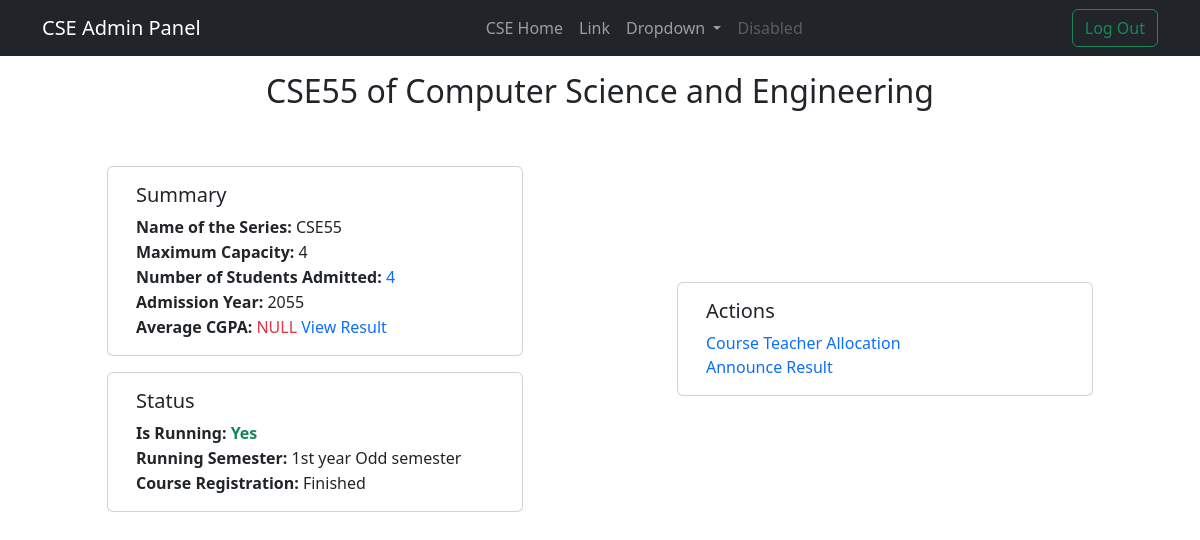
The app's page /dept/admin/CSE/4/control-panel/ (signed in), older data.
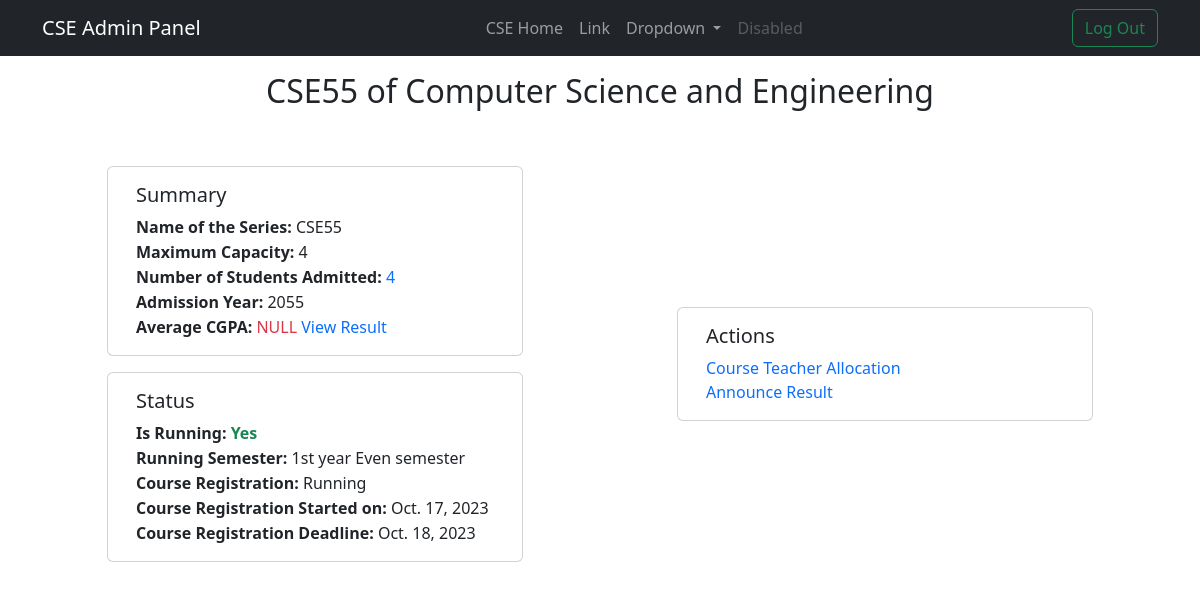
The same page, newer data.
### departments/models.py (models this page shows, shortened)
class Series(models.Model):
    id = models.AutoField(primary_key=True)
    name = models.CharField(max_length=10, unique=True)  # Ex - CSE99
    department = models.ForeignKey(
        Department, on_delete=models.CASCADE, related_name="series"
    )
    admit_year = models.IntegerField(unique=True)
    running_semester = models.OneToOneField(
        Semester, on_delete=models.CASCADE, related_name="running_series"
    )
    is_running = models.BooleanField(default=True)
    end_year = models.IntegerField(null=True, blank=True)
    maximum_students = models.IntegerField(null=True, blank=True)
    exam_status = models.CharField(max_length=10, choices=[
        ("NR", "Not Running"),
        ("R", "Running"),
        ("F", "Finished")
    ], default="NR")
    def get_absolute_url_course_allocation(self):
        return reverse(
            "dept:courseTeacherAllocation",
            kwargs={"deptId": self.department.dept_id, "serId": self.id},
        )
    def get_absolute_url_result(self):
        return reverse(
            "dept:result",
            kwargs={"deptId": self.department.dept_id, "serId": self.id},
        )

class Semester(models.Model):
    id = models.AutoField(primary_key=True)
    sem_no = models.IntegerField()
    year = models.CharField(max_length=4)
    year_sem = models.CharField(max_length=4)
    dept = models.ForeignKey(
        Department, on_delete=models.CASCADE, related_name="semesters"
    )
    class Meta:
        constraints = [
            models.UniqueConstraint(fields=["sem_no", "dept"], name="unique_semester")
        ]
    def __str__(self) -> str:
        return f"{self.year} year {self.year_sem} semester"

class courseRegistration(models.Model):
    id = models.AutoField(primary_key=True)
    status_choices = [
        ("pending", "Pending"),
        ("running", "Running"),
        ("finished", "Finished"),
    ]
    status = models.CharField(max_length=10, choices=status_choices, default="pending")
    start_date = models.DateField(null=True, blank=True)
    end_date = models.DateField(null=True, blank=True)
    series = models.OneToOneField(
        "Series", on_delete=models.CASCADE, related_name="courseReg"
    )
    fee = models.JSONField(null=True, blank=True)
    def check_deadline(self):
        from datetime import date
        today = date.today()
        if self.status == "running" and today > self.end_date:
            self.status = "finished"
            self.save()

### students/models.py (models this page shows, shortened)
class Student(Person):
    roll = models.CharField(unique=True, max_length=7)
    dept = models.ForeignKey(
        Department, on_delete=models.CASCADE, related_name="students"
    )
    section = models.ForeignKey(
        Section, on_delete=models.CASCADE, related_name="students"
    )
    series = models.ForeignKey(
        Series, on_delete=models.CASCADE, related_name="students"
    )
    cgpa = models.DecimalField(max_digits=3, decimal_places=2 ,null=True, blank=True)
    user = models.OneToOneField(
        User, on_delete=models.SET_NULL, null=True, blank=True, related_name="student"
    )
    class Meta:
        ordering = ['roll']

### departments/views.py (the view)
# urls.py: path('admin/<str:deptId>/<int:serId>/control-panel/', views.seriesControlPanel, name='seriesControlPanel'),
def seriesControlPanel(request, deptId, serId):
    try:
        dept = Department.objects.get(dept_id=deptId)
        series = dept.series.get(id=serId)
        if request.user == dept.user:
            if request.method == 'POST':
                print('Got a post request in seriesControlPanel')
                return seriesControl_post_request(request, dept, series)
            series.courseReg.check_deadline()
            return render(request, 'series/seriesControlPanel.html', {
                'dept': dept,
                'series': series,
                'today': datetime.date.today().strftime('%Y-%m-%d'),
                'isLogged': True,
            })
        else:
            messages.error(request, 'You are not authorized to access this page')
            return HttpResponseRedirect(reverse('Main:home'))
    except Department.DoesNotExist:
        return HttpResponseNotFound('<h1>Page not found</h1>')
    except Series.DoesNotExist:
        return HttpResponseNotFound('<h1>Page not found</h1>')

### departments/templates/series/seriesControlPanel.html (shortened to what the changed rows need)
{% extends 'departments/admin.html' %}
{%block content%}
<div class="container text-center">
    <h2 class="mt-3">{{series.name}} of {{dept.dept_name}}</h2>
    <div class="row justify-content-around align-items-center">
        <div class="col">
            <div class="row mt-5 justify-content-center  text-start">
                <div class="card" style="width: 26rem;">
                    <div class="card-body">
                        <h5 class="card-title">Summary</h5>
                        <p class="card-text"><b>Name of the Series: </b>{{series.name}}</p>
                        <p class="card-text"><b>Maximum Capacity: </b>{{series.maximum_students}}</p>
                        <p class="card-text"><b>Number of Students Admitted: </b><a
                                class="link-offset-2 link-offset-3-hover link-underline link-underline-opacity-0 link-underline-opacity-75-hover"
                                href="{% url 'dept:allStudents' dept.dept_id %}?series={{series.id}}"
                                title="View list of students">
                                {{series.students.all|length}}
                            </a></p>
                        <p class="card-text"><b>Admission Year: </b>{{series.admit_year}}</p>
                        <p class="card-text"><b>Average CGPA: </b><span class="text-danger">NULL </span>
                            <a class="link-offset-2 link-offset-3-hover link-underline link-underline-opacity-0 link-underline-opacity-75-hover"
                                href="#">
                            </a>
                        </p>
                    </div>
                </div>
            </div>
            <div class="row justify-content-center mt-3 text-start">
                <div class="card" style="width: 26rem;">
                    <div class="card-body">
                        <h5 class="card-title">Status</h5>
                        <p class="card-text"><b>Is Running:
                            </b></p>
                        {%if series.is_running%}
                        <p class="card-text"><b>Running Semester: </b>{{series.running_semester}}</p>
                        {%else%}
                        <p class="card-text"><b>Graduation Year: </b>{{series.end_year}}</p>
                        {%endif%}
                        <p class="card-text"><b>Course Registration: </b>{{series.courseReg.status|title}}</p>
                        {% if series.courseReg.status == 'running' %}
                        <p class="card-text"><b>Course Registration Started on: </b>{{series.courseReg.start_date}}</p>
                        <p class="card-text"><b>Course Registration Deadline: </b>{{series.courseReg.end_date}}</p>
                        {% endif %}
                    </div>
                </div>
            </div>
        </div>
        <div class="col">
        </div>
    </div>
</div>
{% endblock %}

Row changes from the older to the newer data that the page shows:
changed Series "CSE55": running_semester "1st year Odd semester" → "1st year Even semester"; courseReg.status "Finished" → "Running"; courseReg.start_date (not shown) → "Oct. 17, 2023"; courseReg.end_date (not shown) → "Oct. 18, 2023"
Text that changed along with them:
text now shown: "Course Registration Started on: Course Registration Deadline:"
